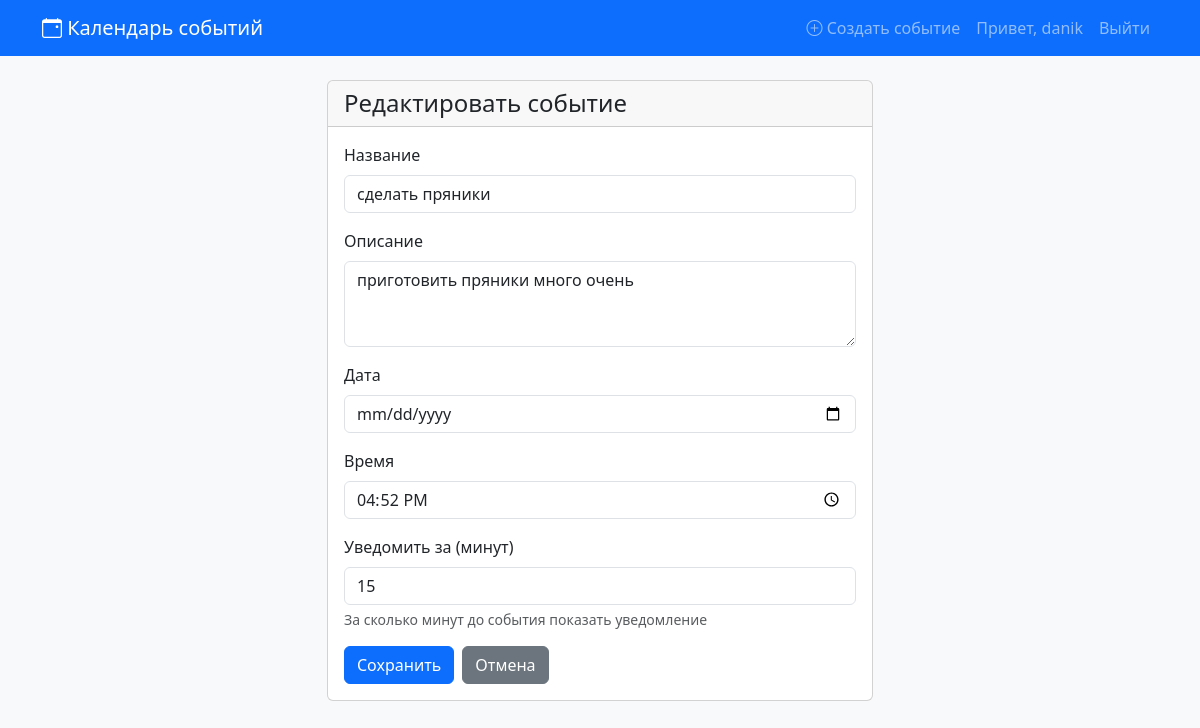
The page /event/1/edit/ (signed in) on the database its author committed.
### tasks/models.py (models this page shows, shortened)
class Event(models.Model):
    title = models.CharField('Название', max_length=200)
    description = models.TextField('Описание', blank=True)
    date = models.DateField('Дата')
    time = models.TimeField('Время')
    user = models.ForeignKey(
        User,
        on_delete=models.CASCADE,
        related_name='events',
        verbose_name='Пользователь'
    )
    notify_minutes_before = models.PositiveIntegerField(
        'Уведомить за (минут)',
        default=15,
        help_text='За сколько минут до события показать уведомление'
    )
    created_at = models.DateTimeField('Создано', auto_now_add=True)
    updated_at = models.DateTimeField('Обновлено', auto_now=True)
    class Meta:
        verbose_name = 'Событие'
        verbose_name_plural = 'События'
        ordering = ['date', 'time']
    def get_datetime(self):
        from datetime import datetime
        return timezone.make_aware(
            datetime.combine(self.date, self.time),
            timezone.get_current_timezone()
        )
    def is_upcoming(self, minutes_threshold=None):
        if minutes_threshold is None:
            minutes_threshold = self.notify_minutes_before
        event_datetime = self.get_datetime()
        now = timezone.now()
        threshold_end = event_datetime
        threshold_start = event_datetime - timezone.timedelta(minutes=minutes_threshold)
        return threshold_start <= now <= threshold_end

### tasks/views.py (the view)
# urls.py: path('event/<int:pk>/edit/', views.event_edit, name='event_edit'),
@login_required
def event_edit(request, pk):
    event = get_object_or_404(Event, pk=pk, user=request.user)
    if request.method == 'POST':
        form = EventForm(request.POST, instance=event)
        if form.is_valid():
            form.save()
            messages.success(request, 'Событие успешно обновлено!')
            return redirect('tasks:event_list')
    else:
        form = EventForm(instance=event)
    return render(request, 'tasks/event_form.html', {
        'form': form,
        'event': event,
        'title': 'Редактировать событие',
    })

### tasks/forms.py
class EventForm(forms.ModelForm):
    class Meta:
        model = Event
        fields = ['title', 'description', 'date', 'time', 'notify_minutes_before']
        widgets = {
            'title': forms.TextInput(attrs={
                'class': 'form-control',
                'placeholder': 'Название события'
            }),
            'description': forms.Textarea(attrs={
                'class': 'form-control',
                'rows': 3,
                'placeholder': 'Описание (необязательно)'
            }),
            'date': forms.DateInput(attrs={
                'class': 'form-control',
                'type': 'date'
            }),
            'time': forms.TimeInput(attrs={
                'class': 'form-control',
                'type': 'time'
            }),
            'notify_minutes_before': forms.NumberInput(attrs={
                'class': 'form-control',
                'min': 0,
                'placeholder': '15'
            }),
        }

### tasks/context_processors.py (called while the page is built)
def upcoming_events(request):
    context = {
        'upcoming_events': [],
        'notification_events': [],
    }
    if request.user.is_authenticated:
        context['upcoming_events'] = get_upcoming_events(request.user, minutes_ahead=60)
        context['notification_events'] = get_events_needing_notification(request.user)
    return context

### tasks/services.py (called while the page is built)
def get_upcoming_events(user, minutes_ahead=60):
    now = timezone.now()
    threshold = now + timezone.timedelta(minutes=minutes_ahead)
    events = Event.objects.filter(user=user).order_by('date', 'time')
    upcoming = []
    for event in events:
        event_dt = event.get_datetime()
        if now <= event_dt <= threshold and not event.is_past():
            upcoming.append(event)
    return upcoming

def get_events_needing_notification(user):
    events = Event.objects.filter(user=user).order_by('date', 'time')
    return [e for e in events if e.is_upcoming()]

### tasks/templates/tasks/event_form.html (shortened to what this page needs)
{% extends 'base.html' %}
{% block content %}
<div class="row justify-content-center">
    <div class="col-md-8 col-lg-6">
        <div class="card">
            <div class="card-header">
                <h4 class="mb-0">{{ title }}</h4>
            </div>
            <div class="card-body">
                <form method="post">
                    {% for field in form %}
                    <div class="mb-3">
                        <label for="{{ field.id_for_label }}" class="form-label">{{ field.label }}</label>
                        {{ field }}
                        {% if field.help_text %}
                        <div class="form-text">{{ field.help_text }}</div>
                        {% endif %}
                    </div>
                    {% endfor %}
                    <div class="d-flex gap-2">
                        <button type="submit" class="btn btn-primary">Сохранить</button>
                        <a href="{% url 'tasks:event_list' %}" class="btn btn-secondary">Отмена</a>
                    </div>
                </form>
            </div>
        </div>
    </div>
</div>
{% endblock %}

### templates/base.html (shortened to what this page needs)
<!DOCTYPE html>
<html lang="ru">
<head>
    <link href="https://cdn.jsdelivr.net/npm/bootstrap@5.3.2/dist/css/bootstrap.min.css" rel="stylesheet">
    <link href="https://cdn.jsdelivr.net/npm/bootstrap-icons@1.11.1/font/bootstrap-icons.css" rel="stylesheet">
</head>
<body class="bg-light">
    <nav class="navbar navbar-expand-lg navbar-dark bg-primary">
        <div class="container">
            <a class="navbar-brand" href="{% url 'tasks:event_list' %}">
                <i class="bi bi-calendar-event"></i> Календарь событий
            </a>
            <div class="collapse navbar-collapse" id="navbarNav">
                <ul class="navbar-nav ms-auto">
                    {% if user.is_authenticated %}
                        <li class="nav-item">
                            <a class="nav-link" href="{% url 'tasks:event_create' %}">
                                <i class="bi bi-plus-circle"></i> Создать событие
                            </a>
                        </li>
                        <li class="nav-item">
                            <span class="nav-link">Привет, {{ user.username }}</span>
                        </li>
                        <li class="nav-item">
                            <a class="nav-link" href="{% url 'tasks:logout' %}">Выйти</a>
                        </li>
                    {% endif %}
                </ul>
            </div>
        </div>
    </nav>
    <main class="container py-4">
        {% block content %}{% endblock %}
    </main>
</body>
</html>

### rows shown on the page
Event: form "сделать пряники" "приготовить пряники много очень" "16:52:00" "15"

### other values the page prints
{{ user.username }} "danik"
{{ title }} "Редактировать событие"
{{ field.label }} "Название" "Описание" "Дата" "Время" "Уведомить за (минут)"
{{ field.help_text }} "За сколько минут до события показать уведомление"
